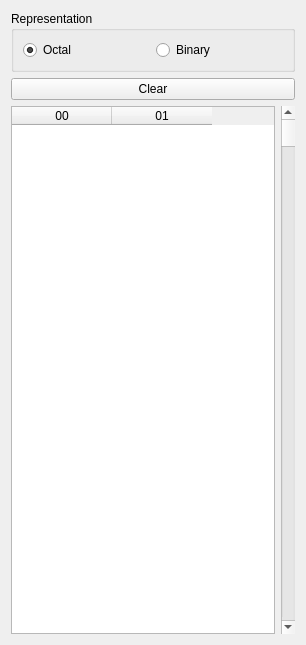
<?xml version="1.0" encoding="UTF-8"?>
<ui version="4.0">
 <class>DrumWidget</class>
 <widget class="QWidget" name="DrumWidget">
  <property name="geometry">
   <rect>
    <x>0</x>
    <y>0</y>
    <width>306</width>
    <height>645</height>
   </rect>
  </property>
  <property name="windowTitle">
   <string>Magnetic drum (RAM)</string>
  </property>
  <layout class="QVBoxLayout" name="verticalLayout">
   <item>
    <widget class="QGroupBox" name="groupBox">
     <property name="title">
      <string>Representation</string>
     </property>
     <layout class="QHBoxLayout" name="horizontalLayout">
      <item>
       <widget class="QRadioButton" name="octSwitch">
        <property name="text">
         <string>Octal</string>
        </property>
        <property name="checked">
         <bool>true</bool>
        </property>
        <attribute name="buttonGroup">
         <string notr="true">formatGroup</string>
        </attribute>
       </widget>
      </item>
      <item>
       <widget class="QRadioButton" name="binSwitch">
        <property name="text">
         <string>Binary</string>
        </property>
        <attribute name="buttonGroup">
         <string notr="true">formatGroup</string>
        </attribute>
       </widget>
      </item>
     </layout>
    </widget>
   </item>
   <item>
    <widget class="QPushButton" name="clearButton">
     <property name="text">
      <string>Clear</string>
     </property>
     <property name="icon">
      <iconset resource="../libural/images.qrc">
       <normaloff>:/images/edit-clear.png</normaloff>:/images/edit-clear.png</iconset>
     </property>
    </widget>
   </item>
   <item>
    <layout class="QHBoxLayout" name="horizontalLayout_2">
     <property name="topMargin">
      <number>0</number>
     </property>
     <item>
      <widget class="QTableWidget" name="drumView">
       <property name="verticalScrollBarPolicy">
        <enum>Qt::ScrollBarAlwaysOff</enum>
       </property>
       <column>
        <property name="text">
         <string>00</string>
        </property>
       </column>
       <column>
        <property name="text">
         <string>01</string>
        </property>
       </column>
      </widget>
     </item>
     <item>
      <widget class="QScrollBar" name="drumScroll">
       <property name="maximum">
        <number>2046</number>
       </property>
       <property name="singleStep">
        <number>2</number>
       </property>
       <property name="pageStep">
        <number>16</number>
       </property>
       <property name="orientation">
        <enum>Qt::Vertical</enum>
       </property>
      </widget>
     </item>
    </layout>
   </item>
  </layout>
 </widget>
 <resources>
  <include location="../libural/images.qrc"/>
 </resources>
 <connections/>
 <slots>
  <slot>on_drumScroll_valueChanged(int)</slot>
 </slots>
 <buttongroups>
  <buttongroup name="formatGroup"/>
 </buttongroups>
</ui>
